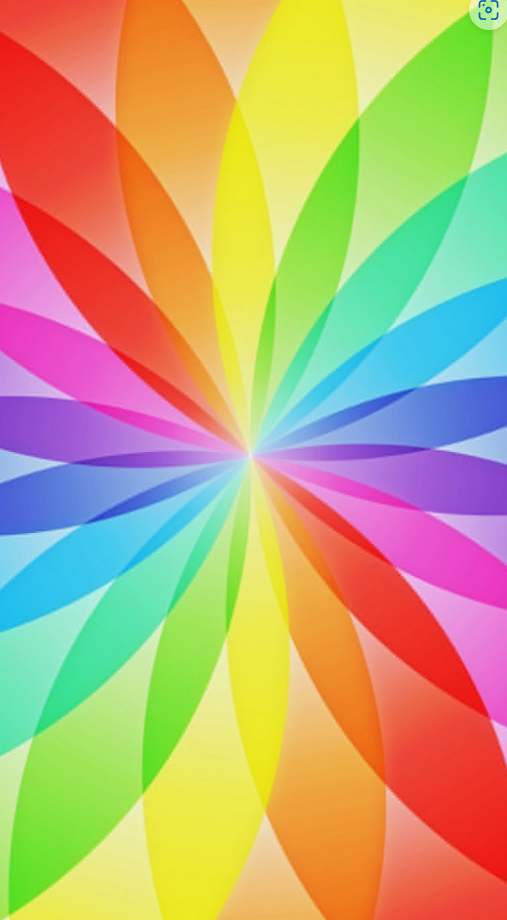
#> input picture Image(Open CV).png, 507 x 920 px, found by its file name
$ python 'Cropping an image.py'
#> lines starting #> are read from the running program, lines starting #| are printed output that depends on the picture; after the words box and inside, x2 and y2 are one past the last pixel; in counts of white or black regions, pixels touching at a corner belong together
import cv2
import numpy as np
img=cv2.imread("C:\\Users\\khush\\Desktop\\khushicode\\course 1\\Image Processing\\Image(Open CV).png")
#> img is the input picture: shape (920, 507, 3); mean B, G, R 119.8, 169.4, 191.6
img_crop=img[100:400,100:500]
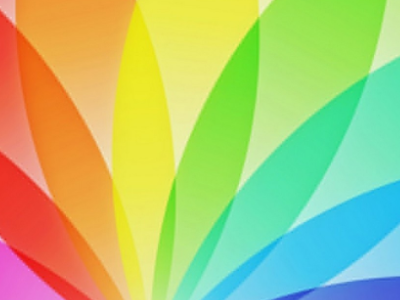
#> img_crop: shape (300, 400, 3); mean B, G, R 117.3, 196.9, 177.2
cv2.putText(img_crop, "cropped_Image", (10, 20), cv2.FONT_HERSHEY_COMPLEX, 0.5, (0, 255,0), 2)
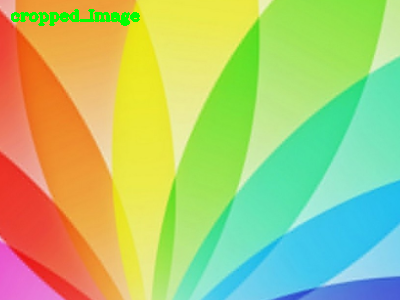
#> img_crop: shape (300, 400, 3); 0.84% of pixels changed, all inside (x1, y1, x2, y2) = (11, 9, 140, 26)
cv2.imshow("window",img_crop)
cv2.waitKey(0)
